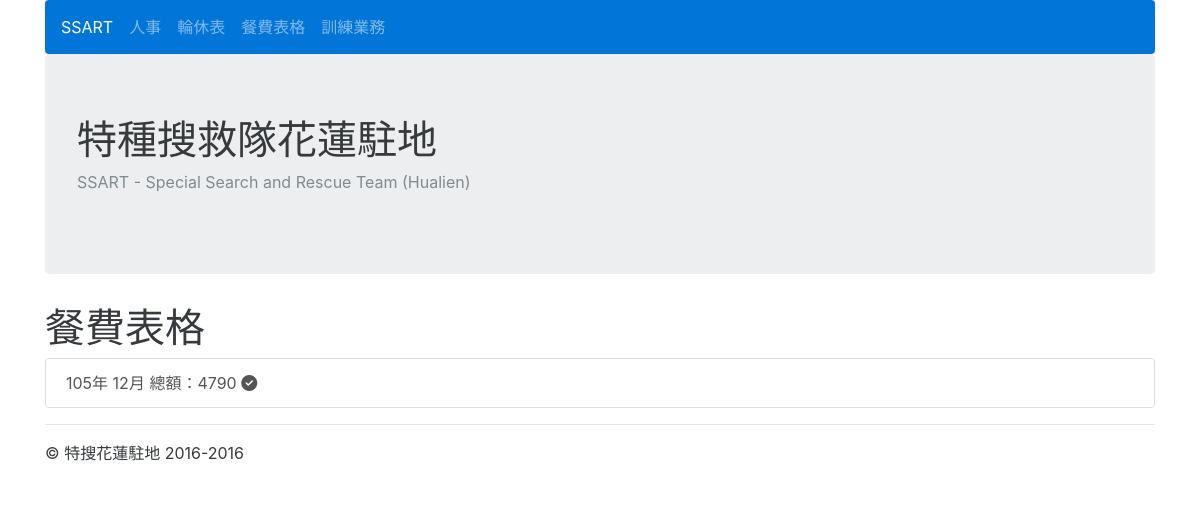
The page /tablemoney/ on the database its author committed.
### tablemoney/models.py (models this page shows, shortened)
class Month(models.Model):
	month = models.CharField(max_length=20, choices=MONTH_CHOICES)
	year = models.PositiveIntegerField()
	month_total = models.IntegerField(default=0)
	name = models.ManyToManyField(UserProfile, through='TableMoney')
	current_money = models.IntegerField(default=0)
	def get_absolute_url(self):
		return reverse ('table_money_detail', kwargs={'pk':self.pk})
	class Meta:
		ordering = ['-pk']

### tablemoney/views.py (the view)
def table_money_list(request):
	months = Month.objects.all()
	if request.method == 'GET':
		creat_month = request.GET.get('try_create')
		if creat_month:
			messages.add_message(request, messages.INFO, 'ss')
			return HttpResponseRedirect(reverse("holiday_list"))
	context = {
		'months':months,
	}
	return render(request, 'table_money_list.html', context)

### tablemoney/templates/table_money_list.html
{% extends 'base.html' %}
{% block content %}
<p>
<div class="list-group">
	<h1>餐費表格</h1>
	<p>
	{% for month in months %}
		<a href={{ month.get_absolute_url }} class="list-group-item list-group-item-action">
		{{month.year}}年
		{{month.month}}月
		總額：{{month.month_total}}
		{% if month.current_money == month.month_total %}
			<i class="fa fa-check-circle" aria-hidden="true"></i>
		{% endif %}
		 </a>
	{% endfor %}
</div>
{% endblock %}

### rows shown on the page
Month: year "105", month "12", month_total "4790"
